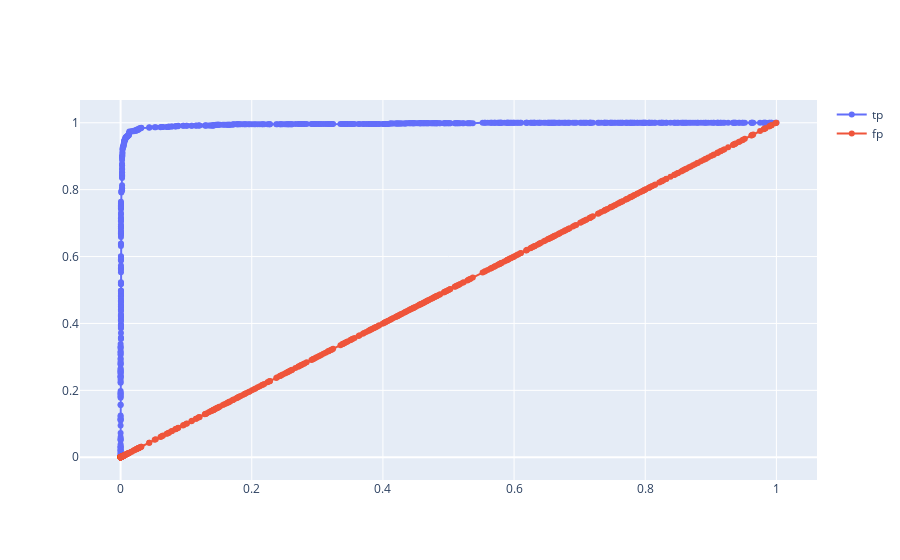

The notebook cell this image was saved under:
### Code cell
# 绘制roc, 计算auc
fpr, tpr, thresholds = roc_curve(y_test, oripred)
roc_auc = auc(fpr, tpr)
print(f'auc{roc_auc}')
draw_lines(fpr, [tpr, fpr], ['tp', 'fp'])

### Figure 1 — Plotly figure (JSON) as saved in the notebook; plotly's stock layout.template omitted (floating-point values rounded to 4 significant figures; data arrays with more than 128 entries replaced by an {"elided": "..."} marker saying what was removed)
{"data": [{"mode": "lines+markers", "name": "tp", "type": "scatter", "x": {"elided": "664 float values"}, "y": {"elided": "664 float values"}}, {"mode": "lines+markers", "name": "fp", "type": "scatter", "x": {"elided": "664 float values"}, "y": {"elided": "664 float values"}}], "layout": {}}
